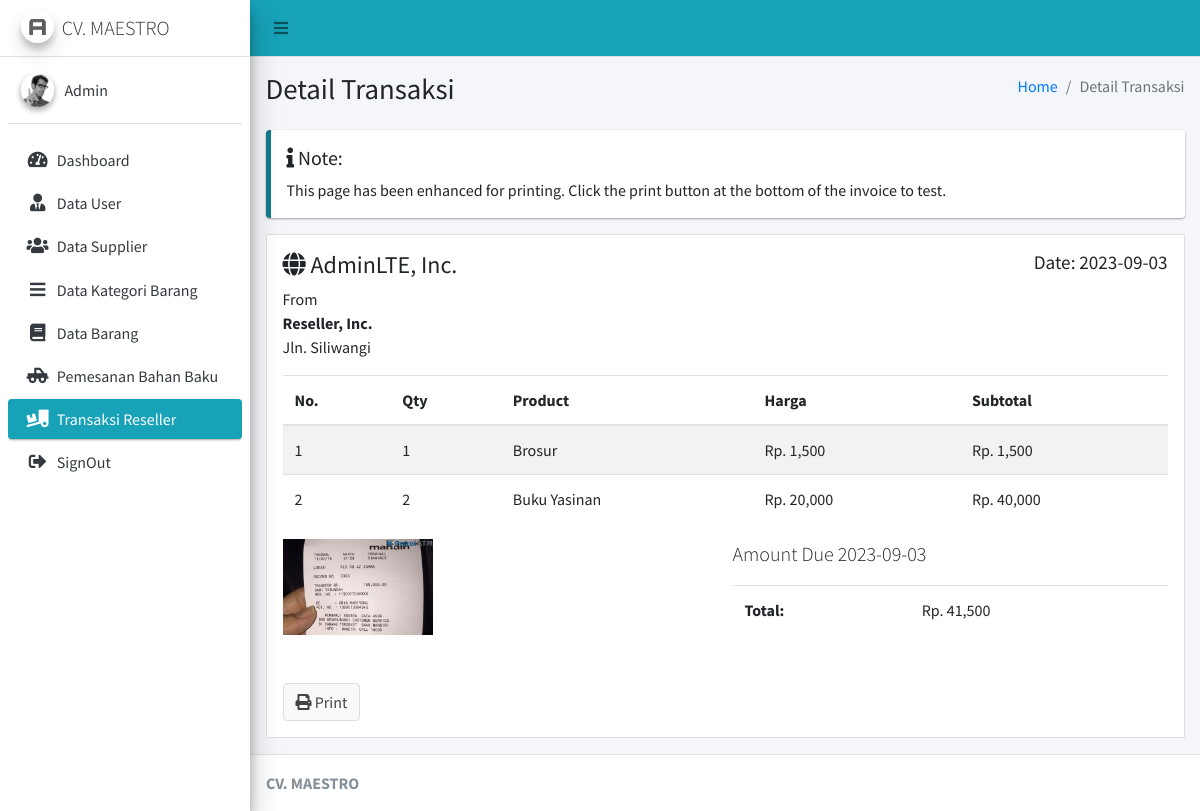
The page /Admin/cTransaksiReseller/detail_transaksi/1 (signed in) on the database its author committed.
### tables this page shows
CREATE TABLE `po_barang` (
  `id_po_bar` int(11) NOT NULL,
  `id_reseller` int(11) NOT NULL,
  `tgl_tran_bar` varchar(20) NOT NULL,
  `tot_bay_bar` varchar(20) NOT NULL,
  `stat_bay_bar` int(11) NOT NULL,
  `bukti_bay_bar` text NOT NULL,
  `stat_order_bar` int(11) NOT NULL,
  `alamat_kirim_bar` text NOT NULL
);

CREATE TABLE `po_dbarang` (
  `id_po_dbar` int(11) NOT NULL,
  `id_po_bar` int(11) NOT NULL,
  `id_jenis` int(11) NOT NULL,
  `qty` int(11) NOT NULL
);

CREATE TABLE `jenis_barang` (
  `id_jenis` int(11) NOT NULL,
  `id_kategori` int(11) NOT NULL,
  `id_supplier` int(11) NOT NULL,
  `nama_barang` varchar(125) NOT NULL,
  `deskripsi` text NOT NULL,
  `harga_supplier` varchar(20) DEFAULT NULL,
  `stok_supplier` int(11) DEFAULT NULL,
  `harga_gudang` varchar(20) DEFAULT NULL,
  `stok_gudang` int(11) DEFAULT NULL,
  `stok_minimal` int(11) NOT NULL,
  `gambar` text NOT NULL,
  `type` int(11) NOT NULL
);

### application/controllers/Admin/cTransaksiReseller.php (called while the page is built, shortened)
<?php
class cTransaksiReseller extends CI_Controller
{
	public function __construct()
	{
		$this->load->model('mTransaksiReseller');
	}
	public function detail_transaksi($id)
	{
		$data = array(
			'transaksi' => $this->mTransaksiReseller->detail_transaksi($id)
		);
		$this->load->view('Admin/Layout/head');
		$this->load->view('Admin/Layout/aside');
		$this->load->view('Admin/TransaksiReseller/vDetailReseller', $data);
		$this->load->view('Admin/Layout/footer');
	}
}

### index.php (called while the page is built, shortened)
<?php
require_once BASEPATH.'core/CodeIgniter.php';

### application/models/mTransaksiReseller.php (called while the page is built, shortened)
<?php
class mTransaksiReseller extends CI_Model
{
	public function detail_transaksi($id)
	{
		$data['transaksi'] = $this->db->query("SELECT * FROM `po_barang` WHERE id_po_bar='" . $id . "'")->row();
		$data['detail'] = $this->db->query("SELECT * FROM `po_barang` JOIN po_dbarang ON po_barang.id_po_bar=po_dbarang.id_po_bar JOIN jenis_barang ON po_dbarang.id_jenis=jenis_barang.id_jenis WHERE po_barang.id_po_bar='" . $id . "'")->result();
		return $data;
	}
}

### application/views/Admin/TransaksiReseller/vDetailReseller.php (the view, shortened to what this page needs)
<div class="content-wrapper">
	<section class="content-header">
		<div class="container-fluid">
			<div class="row mb-2">
				<div class="col-sm-6">
					<h1>Detail Transaksi</h1>
				</div>
				<div class="col-sm-6">
					<ol class="breadcrumb float-sm-right">
						<li class="breadcrumb-item"><a href="#">Home</a></li>
						<li class="breadcrumb-item active">Detail Transaksi</li>
					</ol>
				</div>
			</div>
		</div>
	</section>
	<section class="content">
		<div class="container-fluid">
			<div class="row">
				<div class="col-12">
					<div class="callout callout-info">
						<h5><i class="fas fa-info"></i> Note:</h5>
						This page has been enhanced for printing. Click the print button at the bottom of the invoice to test.
					</div>
					<div class="invoice p-3 mb-3">
						<div class="row">
							<div class="col-12">
								<h4>
									<i class="fas fa-globe"></i> AdminLTE, Inc.
									<small class="float-right">Date: <?= date('Y-m-d') ?></small>
								</h4>
							</div>
						</div>
						<div class="row invoice-info">
							<div class="col-sm-4 invoice-col">
								From
								<address>
									<strong>Reseller, Inc.</strong><br>
									<?= $transaksi['transaksi']->alamat_kirim_bar ?><br>
								</address>
							</div>
						</div>
						<div class="row">
							<div class="col-12 table-responsive">
								<table class="table table-striped">
									<thead>
										<tr>
											<th>No.</th>
											<th>Qty</th>
											<th>Product</th>
											<th>Harga</th>
											<th>Subtotal</th>
										</tr>
									</thead>
									<tbody>
										<?php
										$no = 1;
										foreach ($transaksi['detail'] as $key => $value) {
										?>
											<tr>
												<td><?= $no++ ?></td>
												<td><?= $value->qty ?></td>
												<td><?= $value->nama_barang ?></td>
												<td>Rp. <?= number_format($value->harga_gudang)  ?></td>
												<td>Rp. <?= number_format($value->harga_gudang * $value->qty)  ?></td>
											</tr>
										<?php
										}
										?>
									</tbody>
								</table>
							</div>
						</div>
						<div class="row">
							<div class="col-6">
								<?php
								if ($transaksi['transaksi']->stat_bay_bar != '0') {
								?>
									<img class="mb-5" style="width: 150px;" src="<?= base_url('asset/pembayaran/' . $transaksi['transaksi']->bukti_bay_bar)  ?>"><br>
								<?php
								}
								?>
								<a href="invoice-print.html" target="_blank" class="btn btn-default"><i class="fas fa-print"></i> Print</a>
							</div>
							<div class="col-6">
								<p class="lead">Amount Due <?= date('Y-m-d') ?></p>
								<div class="table-responsive">
									<table class="table">
										<tr>
											<th>Total:</th>
											<td>Rp. <?= number_format($transaksi['transaksi']->tot_bay_bar)  ?></td>
										</tr>
									</table>
								</div>
							</div>
						</div>
					</div>
				</div>
			</div>
	</section>
</div>

### rows shown on the page
po_barang: alamat_kirim_bar "Jln. Siliwangi", bukti_bay_bar (picture), tot_bay_bar "41,500"
po_dbarang: qty "1", id_jenis.nama_barang "Brosur", id_jenis.harga_gudang "1,500", $value->harga_gudang * $value->qty "1,500"
po_dbarang: qty "2", id_jenis.nama_barang "Buku Yasinan", id_jenis.harga_gudang "20,000", $value->harga_gudang * $value->qty "40,000"
